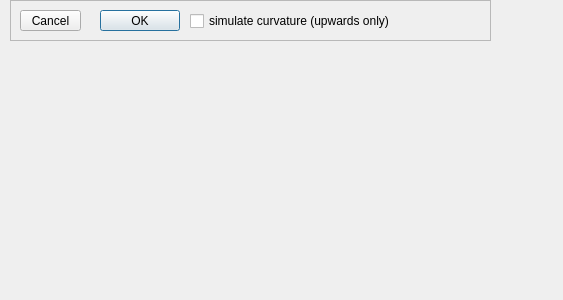
<?xml version="1.0" encoding="UTF-8"?>
<ui version="4.0">
 <class>StretchDialog</class>
 <widget class="QDialog" name="StretchDialog">
  <property name="geometry">
   <rect>
    <x>0</x>
    <y>0</y>
    <width>563</width>
    <height>300</height>
   </rect>
  </property>
  <property name="windowTitle">
   <string>Stretch</string>
  </property>
  <widget class="QFrame" name="frame">
   <property name="geometry">
    <rect>
     <x>10</x>
     <y>0</y>
     <width>481</width>
     <height>41</height>
    </rect>
   </property>
   <property name="frameShape">
    <enum>QFrame::StyledPanel</enum>
   </property>
   <property name="frameShadow">
    <enum>QFrame::Raised</enum>
   </property>
   <widget class="QPushButton" name="oKbtn">
    <property name="geometry">
     <rect>
      <x>90</x>
      <y>10</y>
      <width>80</width>
      <height>21</height>
     </rect>
    </property>
    <property name="text">
     <string>OK</string>
    </property>
   </widget>
   <widget class="QPushButton" name="cancelBtn">
    <property name="geometry">
     <rect>
      <x>10</x>
      <y>10</y>
      <width>61</width>
      <height>21</height>
     </rect>
    </property>
    <property name="text">
     <string>Cancel</string>
    </property>
   </widget>
   <widget class="QCheckBox" name="checkBox">
    <property name="geometry">
     <rect>
      <x>180</x>
      <y>10</y>
      <width>291</width>
      <height>22</height>
     </rect>
    </property>
    <property name="text">
     <string>simulate curvature (upwards only)</string>
    </property>
   </widget>
  </widget>
 </widget>
 <resources/>
 <connections/>
</ui>
